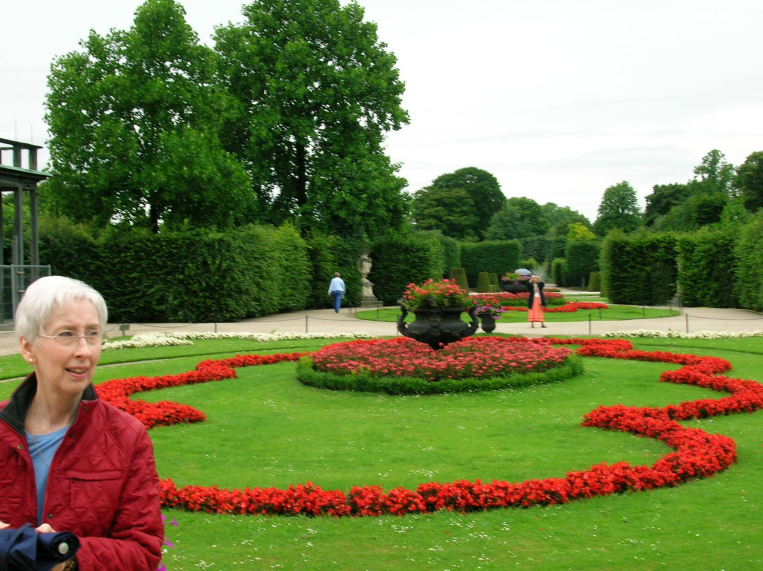
%> input picture Text/Vienna.jpg, 2288 x 1712 px (shown at 1/3 size)
$ octave --eval "main;"   (GNU Octave 9; MATLAB toolbox functions it lacks are replaced by stand-ins)
%> lines starting %> are read from the running program, lines starting %| are printed output that depends on the picture
% Listing 13.1
% Exploring the sky situation
function main
    v = imread('../Text/Vienna.jpg'); % Reads the image
%> v is the input picture: size 1712x2288x3 uint8; mean R, G, B 121.5, 128.8, 81.8
    image(v) % Displays the image
    figure % Creates a new figure window for the next plots
    row = 400; % Determines a suitable row (400 is a good choice)

    % Extract the three color layers for the chosen row
    red = v(row, :, 1);
%> red = 2288 values, max 255 at index 1222, min 0 at index 744, mean 159
    gr = v(row, :, 2);
%> gr = 2288 values, max 255 at index 140, min 17 at index 683, mean 176
    bl = v(row, :, 3);
%> bl = 2288 values, max 255 at index 1, min 0 at index 195, mean 153
%> `main;`:
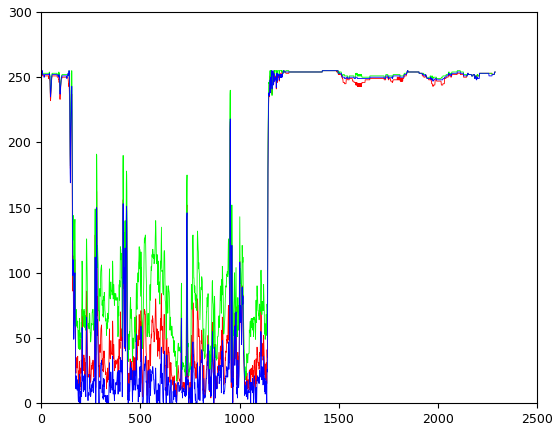
%> figure redrawn from the program's plot data; curve peaks at x = 1222, y = 255; curve peaks at x = 140, y = 255; curve peaks at x = 1, y = 255

    % Plot the three colors. Since we omitted one of the axis values, we
    % make the assumption that the x values are the integers 1:length(y),
    % which gives us the horizontal pixel number across the row.
    plot(red, 'r');
    hold on
    plot(gr,  'g');
    plot(bl, 'b');
end

$ run again, with Text/Witney.jpg copied over Text/Vienna.jpg
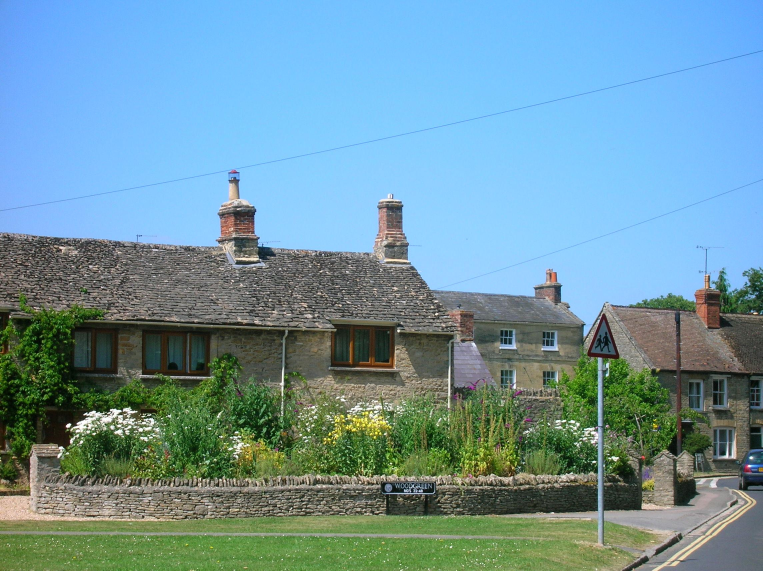
%> input picture Text/Witney.jpg, 2288 x 1712 px (shown at 1/3 size)
%> in main, v is the input picture: size 1712x2288x3 uint8; mean R, G, B 111.1, 148.8, 160.5
%> red = 2288 values, max 141 at index 1256, min 90 at index 1228, mean 126.9
%> gr = 2288 values, max 212 at index 1256, min 161 at index 1228, mean 198
%> bl = 2288 values, max 255 at index 41, min 227 at index 1227, mean 254.4
%> `main;`:
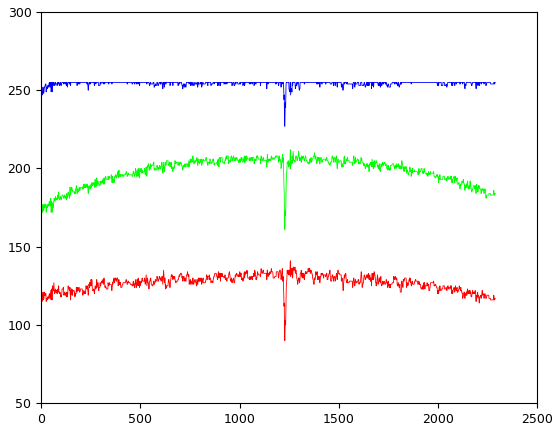
%> figure redrawn from the program's plot data; curve peaks at x = 1256, y = 141; curve peaks at x = 1256, y = 212; curve peaks at x = 41, y = 255

$ run again, with Text/earthmap_s.jpg copied over Text/Vienna.jpg
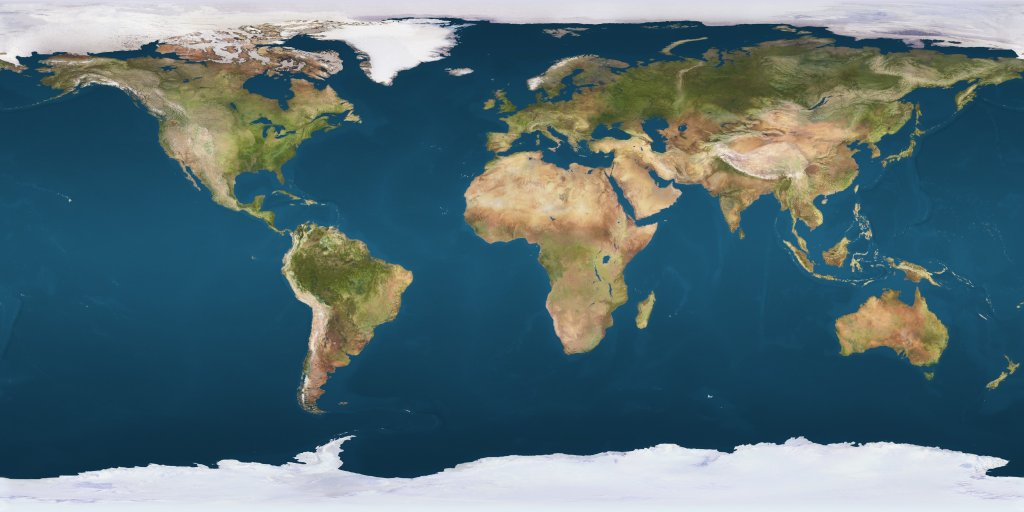
%> input picture Text/earthmap_s.jpg, 1024 x 512 px
%> in main, v is the input picture: size 512x1024x3 uint8; mean R, G, B 85.6, 110.5, 118.1
%> red = 1024 values, max 201 at index 304, min 12 at index 709, mean 20.95
%> gr = 1024 values, max 196 at index 304, min 54 at index 320, mean 61.05
%> bl = 1024 values, max 192 at index 304, min 65 at index 306, mean 83.22
%> `main;`:
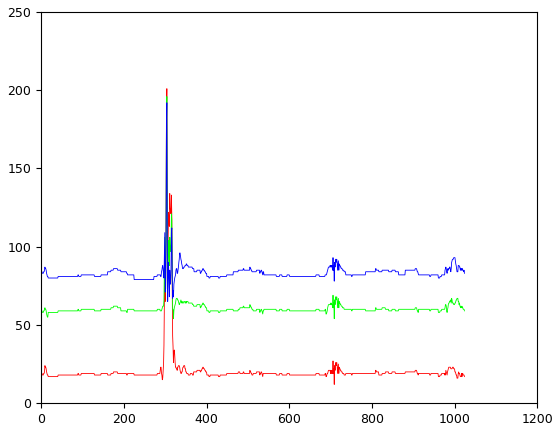
%> figure redrawn from the program's plot data; curve peaks at x = 304, y = 201; curve peaks at x = 304, y = 196; curve peaks at x = 304, y = 192
